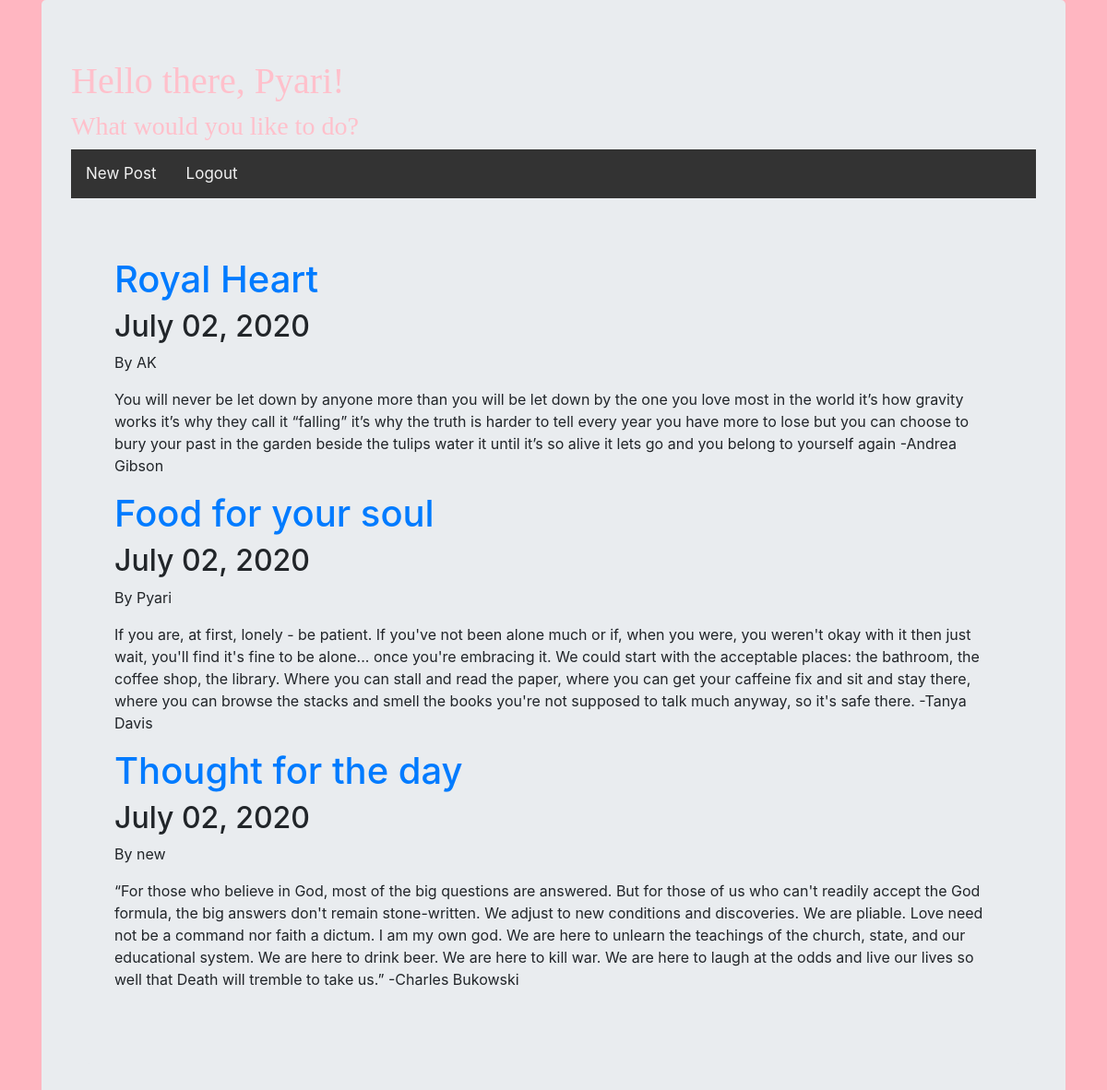
The page /blogpage/ (signed in) on the database its author committed.
### blogapp/models.py (models this page shows, shortened)
class Post(models.Model):
    title = models.CharField(max_length=200, unique=True)
    content = models.TextField()
    date_posted=models.DateTimeField(default=timezone.now)
    author = models.ForeignKey(User, on_delete= models.CASCADE,related_name='blog_posts')

### blogapp/views.py (the view)
# urls.py: path('blogpage/',PostListView.as_view(), name='blogpage'),
class PostListView(ListView):
    model= Post
    template_name='blogpage.html'
    context_object_name='posts'
    ordering=['-date_posted']

### templates/blogpage.html (shortened to what this page needs)
<!DOCTYPE html>
{% load staticfiles %}
<html lang="en" dir="ltr">
  <head>
    <link rel="stylesheet" href="https://stackpath.bootstrapcdn.com/bootstrap/4.4.1/css/bootstrap.min.css">
    <link rel="stylesheet" href="{% static 'css/app.css' %}">
  </head>
  <body>
    <div class="container">
      <div class="jumbotron">
        <h1 style="font-family: 'Caveat', cursive; color: pink;">Hello there, {{request.user.username}}!</h1>
        <h3 style="font-family: 'Caveat', cursive; color: pink;">What would you like to do?</h3>
        <div class="topnav">
          <a href={% url 'post-create' %}>New Post</a>
          <a href={% url 'home' %}>Logout</a>
        </div>
        <div class="container">
          <div class="jumbotron">
                {% for post in posts%}
                     <h1> <a class="article-title" href={% url 'post-detail' post.id %}>{{post.title}}</a></h1>
                     <h2>{{post.date_posted|date:"F d, Y"}}</h2>
                     <p>By {{post.author}}</p>
                     <p class="article-content">{{post.content}}</p>
                {% endfor %}
          </div>
        </div>
  </body>
</html>

### static/css/app.css (style rules this page uses)
body { background-color: #FFB6C1; }
.topnav { overflow: hidden; background-color: #333; }
.topnav a { float: left; color: #f2f2f2; text-align: center; padding: 14px 16px; text-decoration: none; font-size: 17px; }

### rows shown on the page
Post: title "Royal Heart", date_posted "July 02, 2020", author "AK", content "You will never be let down by anyone more than you will be let down by the one you love most in the world it’s how gravity works it’s why they call it “falling” it’s why the truth is harder to tell every year you have more to lose but you can choose to bury your past in the garden beside the tulips water it until it’s so alive it lets go and you belong to yourself again -Andrea Gibson"
Post: title "Food for your soul", date_posted "July 02, 2020", author "Pyari", content "If you are, at first, lonely - be patient. If you've not been alone much or if, when you were, you weren't okay with it then just wait, you'll find it's fine to be alone... once you're embracing it. We could start with the acceptable places: the bathroom, the coffee shop, the library. Where you can stall and read the paper, where you can get your caffeine fix and sit and stay there, where you can browse the stacks and smell the books you're not supposed to talk much anyway, so it's safe there. -Tanya Davis"
Post: title "Thought for the day", date_posted "July 02, 2020", author "new", content "“For those who believe in God, most of the big questions are answered. But for those of us who can't readily accept the God formula, the big answers don't remain stone-written. We adjust to new conditions and discoveries. We are pliable. Love need not be a command nor faith a dictum. I am my own god. We are here to unlearn the teachings of the church, state, and our educational system. We are here to drink beer. We are here to kill war. We are here to laugh at the odds and live our lives so well that Death will tremble to take us.” -Charles Bukowski"

### other values the page prints
{{ request.user.username }} "Pyari"
